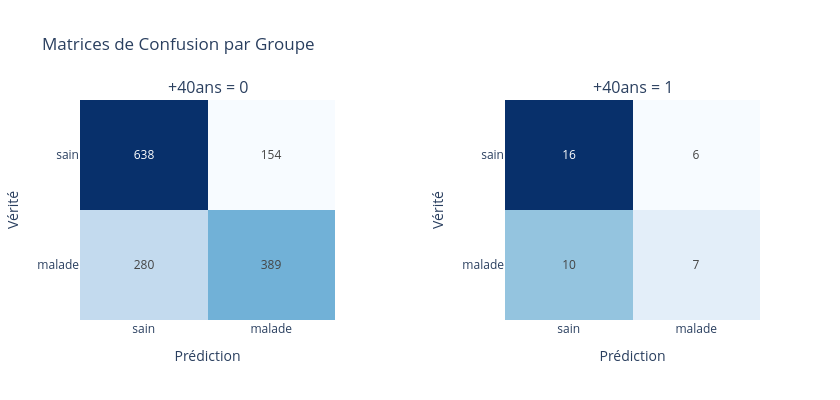

Write notebook code for a chart like this one.
### Code cell
plot_confusion_matrices_side_by_side(
    df=dir_pred,
    group_column='+40ans',
    labels=["sain", "malade"],
)
# plot_confusion_matrix_by_group(dir_df["labels"], dir_df["preds"], dir_df, group_columns=["+40ans"], labels=[0, 1])

### Figure 1 — Plotly figure (JSON) as saved in the notebook; plotly's stock layout.template omitted (floating-point values rounded to 4 significant figures)
{"data": [{"colorscale": [[0, "rgb(247,251,255)"], [0.125, "rgb(222,235,247)"], [0.25, "rgb(198,219,239)"], [0.375, "rgb(158,202,225)"], [0.5, "rgb(107,174,214)"], [0.625, "rgb(66,146,198)"], [0.75, "rgb(33,113,181)"], [0.875, "rgb(8,81,156)"], [1, "rgb(8,48,107)"]], "hoverinfo": "z", "showscale": false, "text": [["638", "154"], ["280", "389"]], "texttemplate": "%{text}", "type": "heatmap", "x": ["sain", "malade"], "xaxis": "x", "y": ["sain", "malade"], "yaxis": "y", "z": [[638, 154], [280, 389]], "zmin": 0}, {"colorscale": [[0, "rgb(247,251,255)"], [0.125, "rgb(222,235,247)"], [0.25, "rgb(198,219,239)"], [0.375, "rgb(158,202,225)"], [0.5, "rgb(107,174,214)"], [0.625, "rgb(66,146,198)"], [0.75, "rgb(33,113,181)"], [0.875, "rgb(8,81,156)"], [1, "rgb(8,48,107)"]], "hoverinfo": "z", "showscale": false, "text": [["16", "6"], ["10", "7"]], "texttemplate": "%{text}", "type": "heatmap", "x": ["sain", "malade"], "xaxis": "x2", "y": ["sain", "malade"], "yaxis": "y2", "z": [[16, 6], [10, 7]], "zmin": 0}], "layout": {"annotations": [{"font": {"size": 16}, "showarrow": false, "text": "+40ans = 0", "x": 0.1875, "xanchor": "center", "xref": "paper", "y": 1, "yanchor": "bottom", "yref": "paper"}, {"font": {"size": 16}, "showarrow": false, "text": "+40ans = 1", "x": 0.8125, "xanchor": "center", "xref": "paper", "y": 1, "yanchor": "bottom", "yref": "paper"}], "height": 400, "title": {"text": "Matrices de Confusion par Groupe"}, "width": 840, "xaxis": {"anchor": "y", "domain": [0, 0.375], "title": {"text": "Prédiction"}}, "xaxis2": {"anchor": "y2", "domain": [0.625, 1], "title": {"text": "Prédiction"}}, "yaxis": {"anchor": "x", "autorange": "reversed", "domain": [0, 1], "title": {"text": "Vérité"}}, "yaxis2": {"anchor": "x2", "autorange": "reversed", "domain": [0, 1], "title": {"text": "Vérité"}}}}
